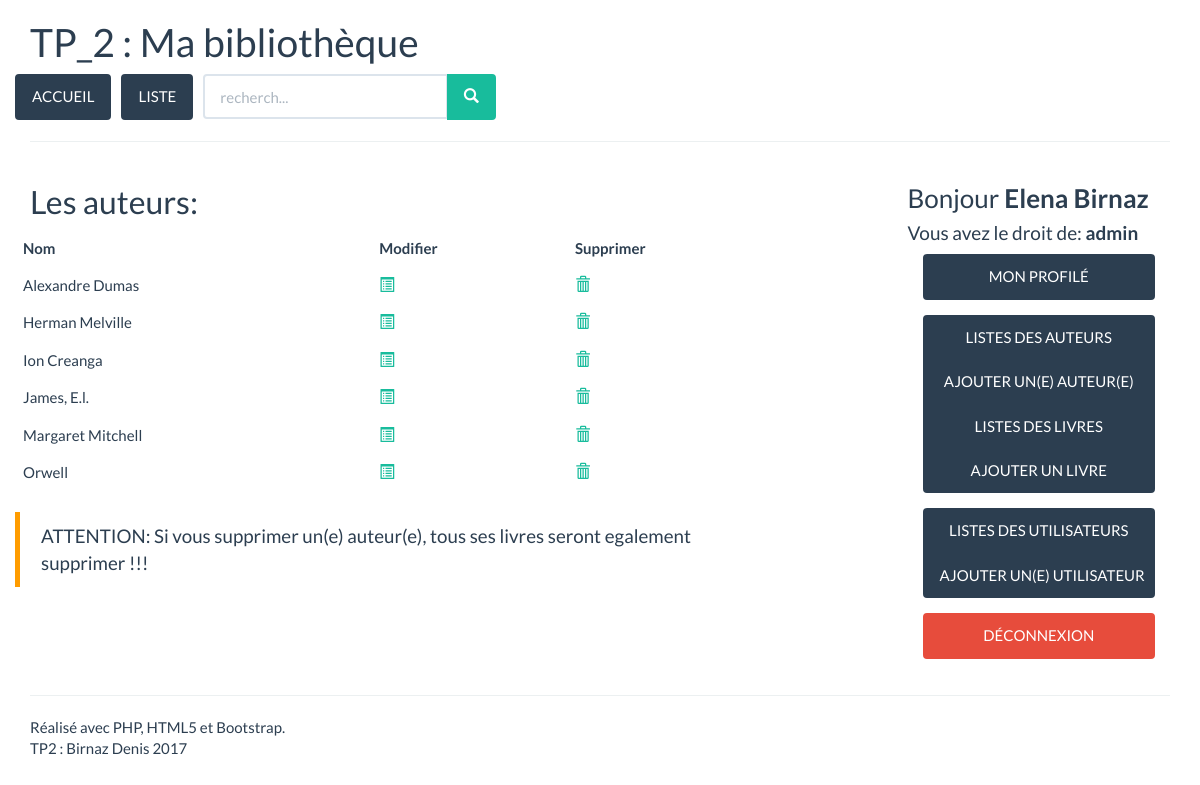
The app's page /index.php?controler=listauteur (signed in) with its own data.
### tables this page shows
CREATE TABLE IF NOT EXISTS `auteur` (
  `id_auteur` int(11) NOT NULL AUTO_INCREMENT,
  `nom_auteur` varchar(50) NOT NULL,
  PRIMARY KEY (`id_auteur`),
  UNIQUE KEY `nom_auteur` (`nom_auteur`)
);

### controleurs/controleurauteur.class.php (called while the page is built, shortened)
<?php
class ControleurAuteur {
	function auteurListe() {
		$oListe = new Auteur();
		$liste = $oListe->getAuteurAll();
		$vueAuteur = new Vue('ListeAuteurAll');
		$vueAuteur->generer(array('liste'=>$liste));
	}
}

### index.php (called while the page is built, shortened)
<?php
$controleur = new Controleur();
$controleur->routerRequete();
?>

### lib/singletonpdo.class.php (called while the page is built, shortened)
<?php
class SingletonPDO {
    private $PDOInstance = null;
    private static $instance = null;
    private function __construct(){
        $this->PDOInstance = new PDO('mysql:host='. self::DB_SERVEUR .';dbname='. self::DB_NOM, self::DB_LOGIN, self::DB_PASSWORD, array(PDO::MYSQL_ATTR_INIT_COMMAND => 'SET NAMES \'UTF8\''));
    }
    static function getInstance(){
        if(is_null(self::$instance)){
            self::$instance = new SingletonPDO();
        }
        return self::$instance;
    }
    function __call($name, $arguments){
        return $this->PDOInstance->{$name}(implode(',', $arguments));
    }
}

### modeles/auteur.class.php (called while the page is built, shortened)
<?php
class Auteur {
	function getAuteurAll() {
		$bdd = SingletonPDO::getInstance();
		$liste = $bdd->query("
			SELECT  id_auteur, nom_auteur
			FROM auteur
			ORDER BY nom_auteur");
		return $liste->fetchAll(PDO::FETCH_ASSOC);
	}
}

### lib/utils.class.php (called while the page is built, shortened)
<?php
class Utils {
	static function getGet($value) {
		if (isset($_GET[$value])) {
			return $_GET[$value];
		} else { return false; }
	}
	static function getSession($value) {
		if (isset($_SESSION[$value])) {
			return $_SESSION[$value];
		} else { return false; }
	}
}

### lib/autentification.class.php (called while the page is built, shortened)
<?php
class Autentification {
	static function isAuthen(){
		if(Utils::getSession('user_biblio')){
			return true;
		} else {
				return false;
			}
	}
}

### vues/vListeAuteurAll.php (the view, shortened to what this page needs)
<h2>Les auteurs:</h2>
<div class="row">
<table class="table table-hover">
	<tr>
		<th class="up-liste">
			Nom
		</th>
		<th class="up-liste">
			Modifier
		</th>
		<th class="up-liste">
			Supprimer
		</th>
	</tr>
	<div id="resultat">
	<?php
	 foreach ($liste as $auteur) {  ?>
	 	<tr class="ligne-liste">
			<td><?= $auteur['nom_auteur'] ?></td>
			<td>
				<a href="index.php?controler=mauteur&id=<?= $auteur['id_auteur'] ?>">
					<span class="glyphicon glyphicon-list-alt" aria-hidden="true"></span>
				</a>
			</td>
			<td>
				<a href="index.php?controler=sauteur&id=<?= $auteur['id_auteur'] ?>">
					<span class="glyphicon glyphicon-trash" aria-hidden="true"></span>
				</a>
			</td>
		</tr>
	<?php
	 }
	 ?>
	</div>
</table>
<blockquote style="border-color: #FF9C00;">ATTENTION: Si vous supprimer un(e) auteur(e), tous ses livres seront egalement supprimer !!!</blockquote>
</div>

### vues/gabarit.php (shortened to what this page needs)
<!doctype html>
<html lang="fr">
	<head>
			<link rel ="stylesheet" href ="https://maxcdn.bootstrapcdn.com/bootstrap/3.3.7/css/bootstrap.min.css">
			<link rel="stylesheet" href="ui/style.css" />
			<link rel="stylesheet" href="ui/bootstrap_faly.css" />
	</head>
	<body>
		<div id="global" class="container">
			<header>
				<h1 id="titreBlog">TP_2 : Ma bibliothèque</h1>
				<div class="row">
							<a href="index.php?controler=accueil" class ="btn btn-primary gauche">ACCUEIL</a>
							<a href="index.php?controler=liste" class ="btn btn-primary gauche">LISTE</a>
						<span class="input-group col-md-3 gauche">
							<form action="index.php?controler=recherche" method="POST" class="input-group">
								<input type="text" class="form-control" placeholder="recherch..." name="rech_str">
								<span class="input-group-btn">
								<button class="btn btn-success" name="recherche"  type="submit"><span class="glyphicon glyphicon-search" aria-hidden="true"></span></button>
								</span>
							</form>
						</span>
				</div>
			</header>
			<hr>
			<div class="row">
				<div class="col-sm-8">
					<div id="contenu">
						<?php
						echo $contenu;
						?>
					</div>
				</div>
				<div class="col-sm-1">
				</div>
				<div class="col-sm-3">
					<div class="sidebar">
						<?php
							if (Autentification::isAuthen()){
									$vueSA = new Vue('SuperAdmin');
									echo $vueSA->genererPartiel();
							} else {
								$vueLA = new Vue('LogeAdmin');
								echo $vueLA->genererPartiel();
							}
						?>
					</div>
				</div>
			</div>
			<hr>
			<footer id="piedBlog">
				Réalisé avec PHP, HTML5 et Bootstrap. <br>TP2 : Birnaz Denis <?= date('Y') ?>
			</footer>
		</div>
	</body>
</html>

### vues/vSuperAdmin.php
<?php defined('BIBLIO') or die('Access interdi');
	$droiUser = intval($_SESSION['user_biblio']["statut_user"]);
 ?>
<h3>Bonjour <b><?= $_SESSION['user_biblio']["nom_user"]?></b></h3>
		<h4>Vous avez le droit de: <b><?= $_SESSION['user_biblio']["nom_statut"]?></b></h4>
			<div class="btn-group-vertical col-md-12">
				<a href="index.php?controler=mprofil&id=<?= $_SESSION['user_biblio']["id_user"] ?>" class="btn  btn-primary ">MON PROFILÉ</a>
			</div>
		<?php if ($droiUser <=2) { ?>
			<div class="btn-group-vertical col-md-12">
				<a href="index.php?controler=listauteur" class="btn  btn-primary ">LISTES DES AUTEURS</a>
				<a href="index.php?controler=ajoutauteur" class="btn  btn-primary ">AJOUTER UN(E) AUTEUR(E)</a>
				<a href="index.php?controler=liste" class="btn  btn-primary ">LISTES DES LIVRES</a>
				<a href="index.php?controler=ajoutlivre" class="btn  btn-primary ">AJOUTER UN LIVRE</a>
			</div>
		<?php } ?>
		<?php if ($droiUser <=1) { ?>
			<div class="btn-group-vertical col-md-12">
				<a href="index.php?controler=listeuser" class="btn  btn-primary ">LISTES DES UTILISATEURS</a>
				<a href="index.php?controler=ajoutuser" class="btn  btn-primary ">AJOUTER UN(E) UTILISATEUR</a>
			</div>
		<?php } ?>
			<div class="btn-group-vertical col-md-12">
				<a href="index.php?controler=deloge" class="btn  btn-danger">DÉCONNEXION</a>
			</div>

### controleurs/controleur.class.php (shortened to what this page needs)
<?php
class Controleur {
	function routerRequete(){
		try{
			if(Utils::getGet('controler')){
				switch ($_GET['controler']) {
					case 'listauteur':
						$this->listauteur();
						break;
				}
			}	else {	$this->liste();	}
		}	catch(Exception $e) {
			Utils::erreur($e->getMessage());
			}
	}
	private function listauteur() {
		$this->_ctrlAuteur = new ControleurAuteur();
		$this->_ctrlAuteur->auteurListe();
	}
}

### vues/vue.class.php (shortened to what this page needs)
<?php defined('BIBLIO') or die('Access interdi');
class Vue {
    private $_fichier;
    function __construct($action){
        $this->_fichier = "vues/v".$action.".php";
    }
    function generer($donnees){
        $contenu = $this->genererFichier($this->_fichier, $donnees);
        $vue = $this->genererFichier('vues/gabarit.php', array('contenu'=>$contenu));
        echo $vue;
    }
    function genererPartiel($donnees=array()){
        return $this->genererFichier($this->_fichier, $donnees);
    }
    private function genererFichier($fichier, $donnees){
        if(file_exists($fichier)){
            extract($donnees);
            require $fichier;
            return ob_get_clean();
        }
    }
}

### ui/style.css (style rules this page uses)
.gauche { float: left; margin-right: 10px; }

### records on screen
auteur: nom_auteur "Alexandre Dumas"
auteur: nom_auteur "Herman Melville"
auteur: nom_auteur "Ion Creanga"
auteur: nom_auteur "James, E.l."
auteur: nom_auteur "Margaret Mitchell"
auteur: nom_auteur "Orwell"

### other values on screen
$_SESSION['user_biblio']["nom_user"] "Elena Birnaz"
$_SESSION['user_biblio']["nom_statut"] "admin"
